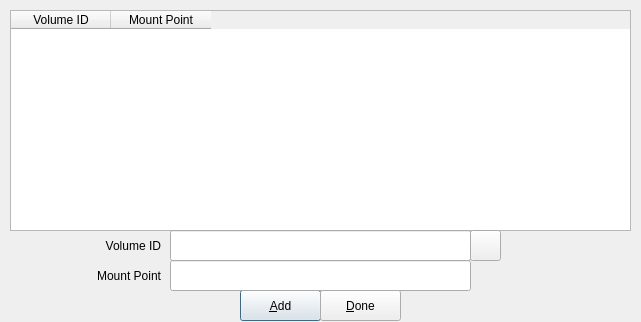
<?xml version="1.0" encoding="UTF-8"?>
<ui version="4.0">
 <class>favorites</class>
 <widget class="QDialog" name="favorites">
  <property name="windowModality">
   <enum>Qt::ApplicationModal</enum>
  </property>
  <property name="geometry">
   <rect>
    <x>0</x>
    <y>0</y>
    <width>641</width>
    <height>322</height>
   </rect>
  </property>
  <property name="windowTitle">
   <string>Manage Favorites</string>
  </property>
  <widget class="QPushButton" name="pbAdd">
   <property name="geometry">
    <rect>
     <x>240</x>
     <y>290</y>
     <width>81</width>
     <height>31</height>
    </rect>
   </property>
   <property name="text">
    <string>&amp;Add</string>
   </property>
   <property name="default">
    <bool>true</bool>
   </property>
  </widget>
  <widget class="QTableWidget" name="tableWidget">
   <property name="geometry">
    <rect>
     <x>10</x>
     <y>10</y>
     <width>621</width>
     <height>221</height>
    </rect>
   </property>
   <property name="editTriggers">
    <set>QAbstractItemView::NoEditTriggers</set>
   </property>
   <property name="tabKeyNavigation">
    <bool>false</bool>
   </property>
   <property name="showDropIndicator" stdset="0">
    <bool>false</bool>
   </property>
   <property name="dragDropOverwriteMode">
    <bool>false</bool>
   </property>
   <property name="selectionMode">
    <enum>QAbstractItemView::NoSelection</enum>
   </property>
   <property name="showGrid">
    <bool>false</bool>
   </property>
   <column>
    <property name="text">
     <string>Volume ID</string>
    </property>
    <property name="textAlignment">
     <set>AlignCenter</set>
    </property>
   </column>
   <column>
    <property name="text">
     <string>Mount Point</string>
    </property>
    <property name="textAlignment">
     <set>AlignCenter</set>
    </property>
   </column>
  </widget>
  <widget class="QLabel" name="labelName">
   <property name="geometry">
    <rect>
     <x>0</x>
     <y>230</y>
     <width>161</width>
     <height>31</height>
    </rect>
   </property>
   <property name="text">
    <string>Volume ID</string>
   </property>
   <property name="alignment">
    <set>Qt::AlignRight|Qt::AlignTrailing|Qt::AlignVCenter</set>
   </property>
   <property name="wordWrap">
    <bool>true</bool>
   </property>
  </widget>
  <widget class="QLabel" name="labelDeviceAddress">
   <property name="geometry">
    <rect>
     <x>0</x>
     <y>260</y>
     <width>161</width>
     <height>31</height>
    </rect>
   </property>
   <property name="text">
    <string>Mount Point</string>
   </property>
   <property name="alignment">
    <set>Qt::AlignRight|Qt::AlignTrailing|Qt::AlignVCenter</set>
   </property>
   <property name="wordWrap">
    <bool>true</bool>
   </property>
  </widget>
  <widget class="QLineEdit" name="lineEditMountPath">
   <property name="geometry">
    <rect>
     <x>170</x>
     <y>260</y>
     <width>301</width>
     <height>31</height>
    </rect>
   </property>
  </widget>
  <widget class="QLineEdit" name="lineEditDeviceAddress">
   <property name="geometry">
    <rect>
     <x>170</x>
     <y>230</y>
     <width>301</width>
     <height>31</height>
    </rect>
   </property>
  </widget>
  <widget class="QPushButton" name="pbFolderPath">
   <property name="geometry">
    <rect>
     <x>470</x>
     <y>230</y>
     <width>31</width>
     <height>31</height>
    </rect>
   </property>
   <property name="toolTip">
    <string>open file dialog</string>
   </property>
   <property name="text">
    <string/>
   </property>
  </widget>
  <widget class="QPushButton" name="pbCancel">
   <property name="geometry">
    <rect>
     <x>320</x>
     <y>290</y>
     <width>81</width>
     <height>31</height>
    </rect>
   </property>
   <property name="text">
    <string>&amp;Done</string>
   </property>
  </widget>
 </widget>
 <tabstops>
  <tabstop>tableWidget</tabstop>
  <tabstop>lineEditDeviceAddress</tabstop>
  <tabstop>pbFolderPath</tabstop>
  <tabstop>lineEditMountPath</tabstop>
  <tabstop>pbAdd</tabstop>
  <tabstop>pbCancel</tabstop>
 </tabstops>
 <resources/>
 <connections/>
</ui>
